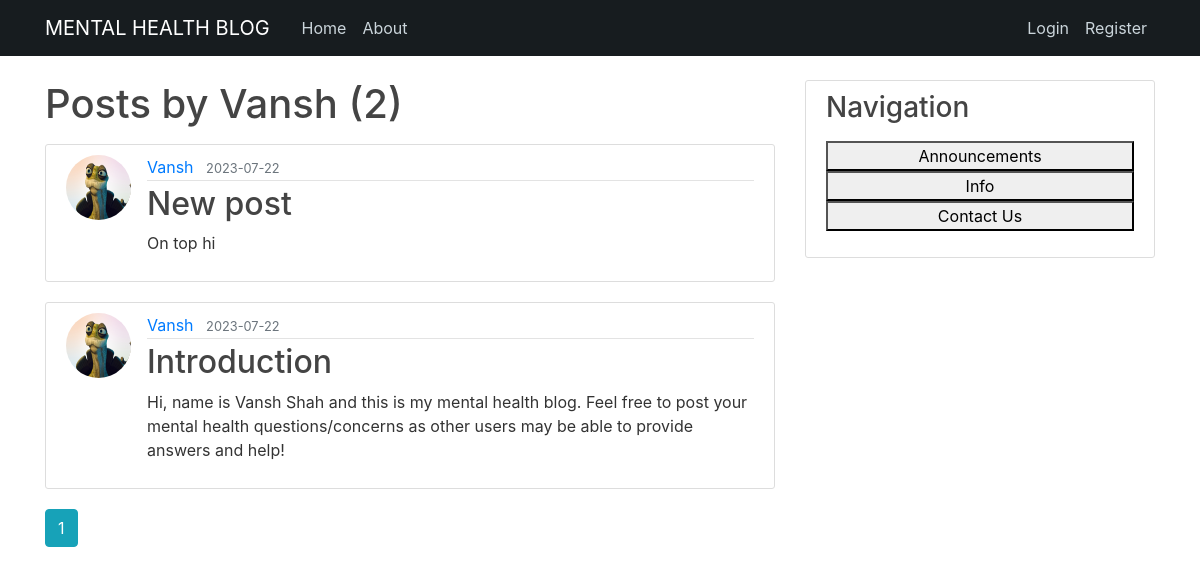
The page /user/Vansh on the database its author committed.
### app/models.py (models this page shows, shortened)
class User(db.Model, UserMixin):
    id = db.Column(db.Integer, primary_key=True)
    username = db.Column(db.String(20), unique=True, nullable=False)
    email = db.Column(db.String(120), unique=True, nullable=False)
    image_file = db.Column(db.String(20), nullable=False, default='default.png')
    password = db.Column(db.String(60), nullable=False)
    posts = db.relationship('Post', backref='author', lazy=True)

class Post(db.Model):
    id = db.Column(db.Integer, primary_key=True)
    title = db.Column(db.String(100), nullable=False)
    date_posted = db.Column(db.DateTime, nullable=False, default=datetime.utcnow)
    content = db.Column(db.Text, nullable=False)
    user_id = db.Column(db.Integer, db.ForeignKey('user.id'), nullable=False)

### app/users/routes.py (the view)
@users.route("/user/<string:username>")
def user_posts(username):
    page = request.args.get('page', 1, type=int)
    user = User.query.filter_by(username=username).first_or_404()
    posts = Post.query.filter_by(author=user).order_by(Post.date_posted.desc()).paginate(page = page, per_page=5)
    return render_template('user_posts.html', posts=posts, user=user)

### app/templates/user_posts.html
{% extends "layout.html" %}
{% block content %}
    <h1 class="mb-3">Posts by {{ user.username }} ({{ posts.total }})</h1>
    {% for post in posts.items %}
        <article class="media content-section">
          <img class="rounded-circle article-img" src="{{ url_for('static', filename='ProfilePic/' + post.author.image_file) }}">
          <div class="media-body">
            <div class="article-metadata">
              <a class="mr-2" href="{{ url_for('users.user_posts', username=post.author.username) }}">{{ post.author.username }}</a>
              <small class="text-muted">{{ post.date_posted.strftime('%Y-%m-%d') }}</small>
            </div>
            <h2><a class="article-title" href="{{ url_for('posts.post', post_id=post.id) }}">{{ post.title }}</a></h2>
            <p class="article-content">{{ post.content }}</p>
          </div>
        </article>
    {% endfor %}
    {% for page_num in posts.iter_pages(left_edge=1, right_edge=1, left_current=1, right_current=2) %}
      {% if page_num %}
        {% if posts.page == page_num %}
          <a class="btn btn-info mb-4" href="{{ url_for('users.user_posts', username=user.username, page=page_num) }}">{{ page_num }}</a>
        {% else %}
          <a class="btn btn-outline-info mb-4" href="{{ url_for('users.user_posts', username=user.username, page=page_num) }}">{{ page_num }}</a>
        {% endif %}
      {% else %}
        ...
      {% endif %}
    {% endfor %}
{% endblock content %}

### app/templates/layout.html (shortened to what this page needs)
<!DOCTYPE html>
<html>
<head>
    <link rel="stylesheet" href="https://cdn.jsdelivr.net/npm/bootstrap@4.3.1/dist/css/bootstrap.min.css">
    <link rel="stylesheet" type="text/css" href="{{url_for('static', filename='main.css')}}">
</head>
<body>
    <header class="site-header">
        <nav class="navbar navbar-expand-md navbar-dark bg-steel fixed-top">
          <div class="container">
            <a class="navbar-brand mr-4" href="/">MENTAL HEALTH BLOG</a>
            <div class="collapse navbar-collapse" id="navbarToggle">
              <div class="navbar-nav mr-auto">
                <a class="nav-item nav-link" href="/">Home</a>
                <a class="nav-item nav-link" href="/about">About</a>
              </div>
              <div class="navbar-nav">
                {% if current_user.is_authenticated%}
                  <a class="nav-item nav-link" href="/post/new">New Post</a>
                  <a class="nav-item nav-link" href="/account">Account</a>
                  <a class="nav-item nav-link" href="/logout">Logout</a>
                {% else %}
                  <a class="nav-item nav-link" href="/login">Login</a>
                  <a class="nav-item nav-link" href="/register">Register</a>
                {% endif %}
              </div>
            </div>
          </div>
        </nav>
    </header>
    <main role="main" class="container">
        <div class="row">
            <div class="col-md-8">
              {% block content %}{% endblock %}
            </div>
                <div class="col-md-4">
                <div class="content-section">
                    <h3>Navigation</h3>
                    <p class='text-muted'>
                        <ul class="list-group">
                            <button onclick="window.location.href = '/announcements';">Announcements</button>
                            <button onclick="window.location.href = '/info';">Info</button>
                            <button onclick="window.location.href = '/contact';">Contact Us</button>
                        </ul>
                    </p>
                </div>
            </div>
        </div>
    </main>
</body>
</html>

### app/static/main.css (style rules this page uses)
body { background-image: url('https://coolbackgrounds.io/images/backgrounds/index/ranger-4df6c1b6.png'); background-repeat: no-repeat; background-size: cover; color: #333333; margin-top: 5rem; }
h1, h2, h3, h4, h5, h6 { color: #444444; }
.bg-steel { background-color: #171c1f; }
.site-header .navbar-nav .nav-link { color: #cbd5db; }
.content-section { background: #ffffff; padding: 10px 20px; border: 1px solid #dddddd; border-radius: 3px; margin-bottom: 20px; }
.article-title { color: #444444; }
.article-content { white-space: pre-line; }
.article-img { height: 65px; width: 65px; margin-right: 16px; }
.article-metadata { padding-bottom: 1px; margin-bottom: 4px; border-bottom: 1px solid #e3e3e3 }

### rows shown on the page
User: username "Vansh"
Post: image_file (picture), author.username "Vansh", date_posted "2023-07-22", title "New post", content "On top hi"
Post: image_file (picture), author.username "Vansh", date_posted "2023-07-22", title "Introduction", content "Hi, name is Vansh Shah and this is my mental health blog. Feel free to post your mental health questions/concerns as other users may be able to provide answers and help!"

### other values the page prints
{{ posts.total }} "2"
{{ page_num }} "1"
